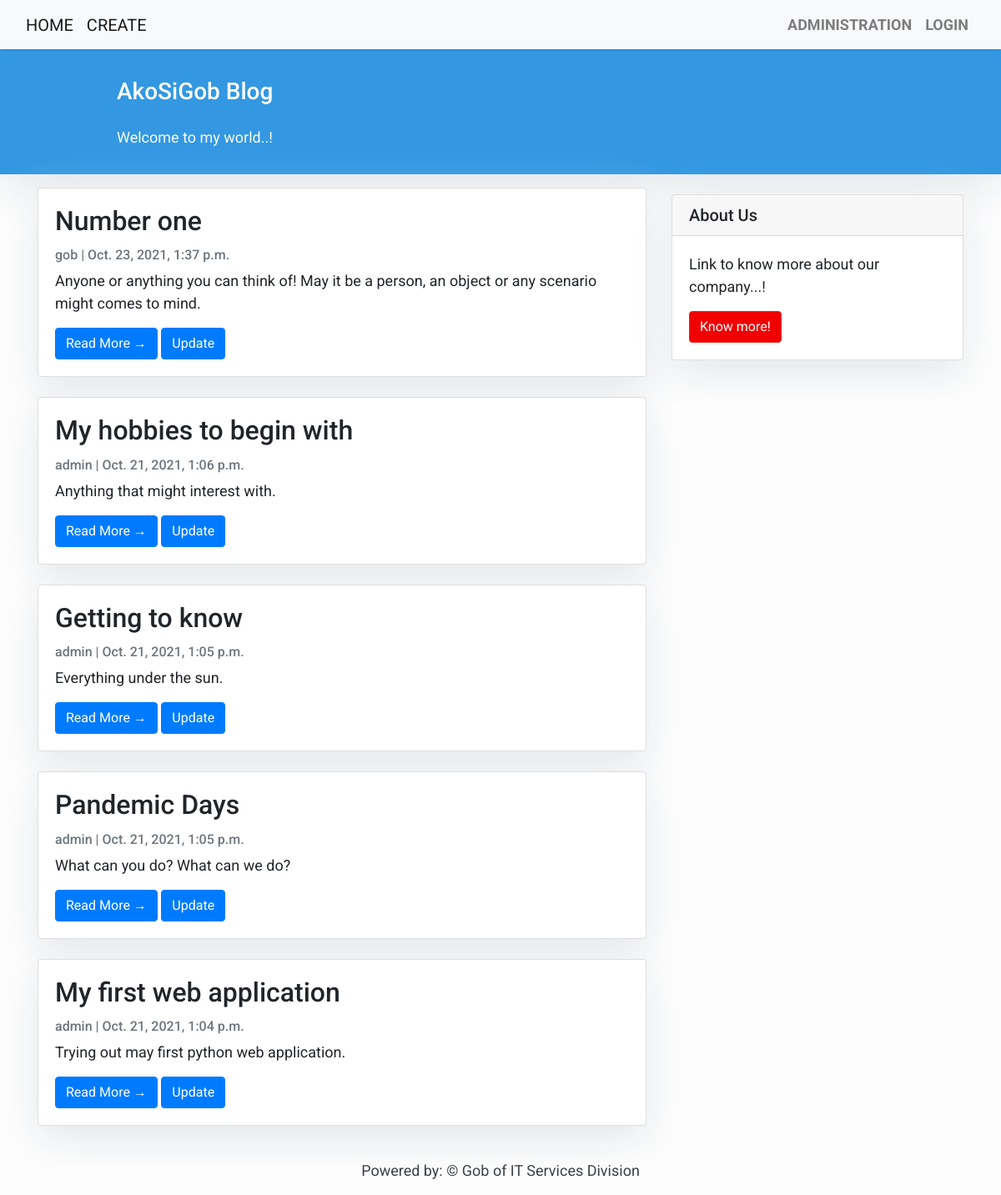
The page / on the database its author committed.
### blog/models.py (models this page shows, shortened)
class Post(models.Model):
    title = models.CharField(max_length=200, unique=True)
    slug = models.SlugField(max_length=200, unique=True)
    author = models.ForeignKey(User, on_delete= models.CASCADE,related_name='blog_posts')
    updated_on = models.DateTimeField(auto_now= True)
    content = models.TextField()
    created_on = models.DateTimeField(auto_now_add=True)
    status = models.IntegerField(choices=STATUS, default=0)
    class Meta:
        ordering = ['-created_on']

### blog/views.py (the view)
# urls.py: path('', views.PostList.as_view(), name='home'),
class PostList(generic.ListView):
    queryset = Post.objects.filter(status=1).order_by('-created_on')
    template_name = 'index.html'

### templates/index.html (shortened to what this page needs)
{% extends "base.html" %}
{% block content %}
<header class="masthead">
    <div class="container">
        <div class="row">
            <div class=" col-md-8 col-md-10 mx-auto">
                <div class="site-heading">
                    <h3 class=" site-heading my-4 mt-3 text-white"> AkoSiGob Blog </h3>
                    <p class="text-light">Welcome to my world..! &nbsp
                    </p>
                </div>
            </div>
        </div>
    </div>
</header>
<div class="container">
    <div class="row">
        <div class="col-md-8 mt-3 left">
            {% for post in post_list %}
            <div class="card mb-4">
                <div class="card-body">
                    <h2 class="card-title">{{ post.title }}</h2>
                    <p class="card-text text-muted h6">{{ post.author }} | {{ post.created_on}} </p>
                    <p class="card-text">{{post.content|slice:":200" }}</p>
                    <a href="{% url 'post_detail' post.slug  %}" class="btn btn-primary">Read More &rarr;</a>
                    {% if user.is_authenticated %}
                        <a href="{% url 'blog:update-post' post.id %}" class="btn btn-primary  btn-pg">Update</a>
                    {% else %}
                        <a href="{% url 'login'%}?next={{request.path}}" class="btn btn-primary  btn-pg">Update</a>
                    {% endif %}
                </div>
            </div>
            {% endfor %}
        </div>
        {% block sidebar %} {% include 'sidebar.html' %} {% endblock sidebar %}
    </div>
</div>
{%endblock%}

### templates/base.html (shortened to what this page needs)
<html>
    <head>
        <link rel="stylesheet" href="https://maxcdn.bootstrapcdn.com/bootstrap/4.0.0/css/bootstrap.min.css"
 />
    </head>
    <body>
        <nav class="navbar navbar-expand-lg navbar-light bg-light shadow" id="mainNav">
            <div class="container-fluid">
                <a class="navbar-brand" href="{% url 'home' %}">HOME</a>
                <a class="navbar-brand" href="{% url 'blog:add-post' %}">CREATE</a>
                <div class="collapse navbar-collapse" id="navbarResponsive">
                    <ul class="navbar-nav ml-auto">
                        <li class="nav-item text-black">
                            <a class="nav-link text-black font-weight-bold" href="#"></a>
                        </li>
                        <li class="nav-item text-black">
                            <a class="nav-link text-black font-weight-bold" href="http://127.0.0.1:8000/admin">ADMINISTRATION</a>
                        </li>
                        {% if user.is_authenticated %}
                        <li class="nav-item text-black">
                            <a class="nav-link text-black font-weight-bold" href="{% url 'logout'%}?next={{request.path}}">LOGOUT</a>
                        </li>
                        {% else %}
                        <li class="nav-item text-black">
                            <a class="nav-link text-black font-weight-bold" href="{% url 'login'%}?next={{request.path}}">LOGIN</a>
                        </li>
                        {% endif %}
                    </ul>
                </div>
            </div>
        </nav>
        {% block content %}{% endblock content %}
        <footer class="py-3 bg-grey">
            <p class="m-0 text-dark text-center ">Powered by: &copy; Gob of IT Services Division</p>
        </footer>
    </body>
</html>

### templates/sidebar.html (shortened to what this page needs)
{% block sidebar %}
<div class="col-md-4 float-right ">
<div class="card my-4">
        <h5 class="card-header">About Us</h5>
    <div class="card-body">
        <p class="card-text"> Link to know more about our company...!</p>
        <a href="https://ps-philgeps.gov.ph/home/"
           class="btn btn-danger">Know more!</a>
    </div>
</div>
</div>
{% endblock sidebar %}

### templates/base.html (style rules this page uses)
body { font-family: "Roboto", sans-serif; font-size: 17px; background-color: #fdfdfd; }
.shadow { box-shadow: 0 4px 2px -2px rgba(0, 0, 0, 0.1); }
.btn-danger { color: #fff; background-color: #f00000; border-color: #dc281e; }
.masthead { background: #3398E1; height: auto; padding-bottom: 15px; box-shadow: 0 16px 48px #E3E7EB; padding-top: 10px; }

### templates/index.html (style rules this page uses)
body { font-family: "Roboto", sans-serif; font-size: 18px; background-color: #fdfdfd; }
.card { box-shadow: 0 16px 48px #E3E7EB; }

### templates/sidebar.html (style rules this page uses)
.card { box-shadow: 0 16px 48px #E3E7EB; }

### rows shown on the page
Post: title "Number one", author "gob", created_on "Oct. 23, 2021, 1:37 p.m.", content "Anyone or anything you can think of! May it be a person, an object or any scenario might comes to mind."
Post: title "My hobbies to begin with", author "admin", created_on "Oct. 21, 2021, 1:06 p.m.", content "Anything that might interest with."
Post: title "Getting to know", author "admin", created_on "Oct. 21, 2021, 1:05 p.m.", content "Everything under the sun."
Post: title "Pandemic Days", author "admin", created_on "Oct. 21, 2021, 1:05 p.m.", content "What can you do? What can we do?"
Post: title "My first web application", author "admin", created_on "Oct. 21, 2021, 1:04 p.m.", content "Trying out may first python web application."
